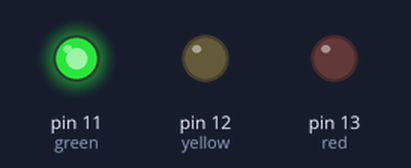
Bench run of a sketch on a simulated Arduino Uno, built with avr-gcc and run on an emulated ATmega328P. Shown: output pins drawn as LEDs (lit = HIGH).

Above: at 0.02 s.
At 1.2 s:
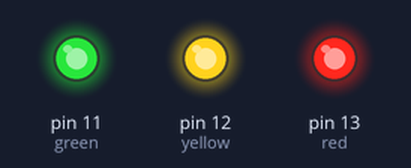
At 2.85 s:
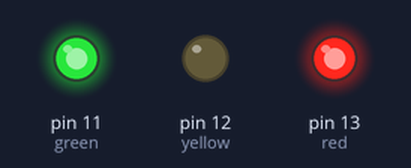
Timing chart, 0 to 3.1 s (numbered marks = the images above):
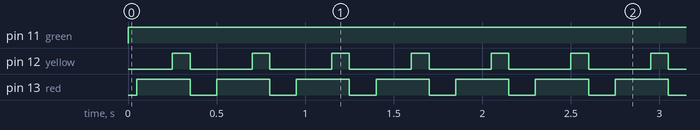

Measured:
- by itself, pin 11 (green): LOW → HIGH at 0.00 s
- by itself, pin 12 (yellow): alternates HIGH for 0.10 s and LOW for 0.35 s
- by itself, pin 13 (red): alternates HIGH for 0.30 s and LOW for 0.15 s

The sketch:

traffic_controller.ino
```cpp
int red = 13;
int yellow = 12;
int green = 11;


void setup(){
pinMode(red,OUTPUT);
pinMode(yellow,OUTPUT);
pinMode(green,OUTPUT);
}

void loop(){
changeLights();
delay(100);
}

void changeLights(){
// green off, yellow for 3 seconds
digitalWrite(green,HIGH);
digitalWrite(yellow,LOW);
delay(50);

// turn off yellow, then turn red on for 5 seconds
digitalWrite(yellow,LOW);
digitalWrite(red,HIGH);
delay(200);

// red and yellow on for 2 seconds (red is already on though)
digitalWrite(yellow,HIGH);
delay(100);

// turn off red and yellow, then turn on green
digitalWrite(yellow,LOW);
digitalWrite(red,LOW);
digitalWrite(green,HIGH);
}
```
